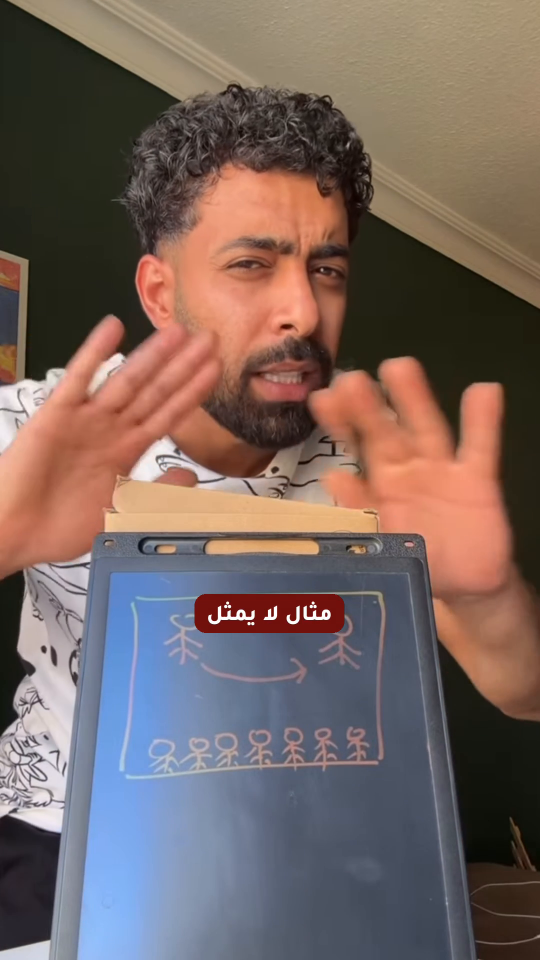
#> input picture cap_01_t7.96s.png, 1080 x 1920 px (shown at 1/2 size)
$ python -i make_backgrounds.py   (imports and definitions only)
#> lines starting #> are read from the running program, lines starting #| are printed output that depends on the picture
"""خلفيات مرسومة بـPIL — تحكّم كامل وتحقّق بصري بكل خطوة. ملف مؤقت."""
import math, random, sys
from pathlib import Path
from PIL import Image, ImageDraw, ImageFilter

W, H = 1620, 2880                     # عمودي 9:16، أكبر ١.٥× من الهدف لغرفة الزحف
A = Path(sys.argv[1])

def grad(top, bot, cx=0.5, cy=0.35, glow=None):
    """تدرّج رأسي + هالة ناعمة. الألوان بالضبط اللي بدي إياها."""
#> called with top = (11, 26, 58), bot = (2, 5, 14), cx = 0.5, cy = 0.35, glow = (24, 52, 104)
    im = Image.new("RGB", (W, H))
#> im: PIL image 1620x2880 RGB; every value is 0
    d = ImageDraw.Draw(im)
    for y in range(H):
        t = y / (H - 1)
        d.line([(0, y), (W, y)],
               fill=tuple(round(top[i] + (bot[i]-top[i]) * t) for i in range(3)))
    if glow:
        g = Image.new("L", (W, H), 0)
#> g: PIL image 1620x2880 L; every value is 0
        gd = ImageDraw.Draw(g)
        r = int(W * 0.42)
        gd.ellipse([cx*W-r, cy*H-r*0.8, cx*W+r, cy*H+r*0.8], fill=170)
        g = g.filter(ImageFilter.GaussianBlur(int(W*0.13)))
        im = Image.composite(Image.new("RGB", (W, H), glow), im, g)
    return im

def bokeh(im, colour, n=64, seed=7, lo=18, hi=190, alpha=(12, 46)):
    """نقاط ضوء ناعمة بأحجام وشفافيات مختلفة."""
    rnd = random.Random(seed)
    layer = Image.new("RGBA", (W, H), (0, 0, 0, 0))
    d = ImageDraw.Draw(layer)
    for _ in range(n):
        r = rnd.randint(lo, hi)
        x, y = rnd.randint(-r, W+r), rnd.randint(-r, H+r)
        a = rnd.randint(*alpha)
        d.ellipse([x-r, y-r, x+r, y+r], fill=colour + (a,))
    layer = layer.filter(ImageFilter.GaussianBlur(9))
    out = im.convert("RGBA")
    out.alpha_composite(layer)
    return out.convert("RGB")

def vignette(im, strength=0.72):
    m = Image.new("L", (W, H), 0)
    ImageDraw.Draw(m).ellipse(
        [-W*0.18, -H*0.30, W*1.18, H*1.30], fill=255)
    m = m.filter(ImageFilter.GaussianBlur(int(W*0.09)))
    dark = Image.new("RGB", (W, H), (0, 0, 0))
    return Image.blend(dark, im, 1.0).point(lambda v: v) if False else \
        Image.composite(im, Image.blend(im, dark, strength), m)

SPECS = {
 "night_bokeh":  (grad((11, 26, 58), (2, 5, 14), glow=(24, 52, 104)),
                  (150, 195, 255), 11),
 "gold_dust":    (grad((58, 38, 10), (10, 7, 3), cx=0.62, cy=0.28,
                       glow=(120, 80, 22)), (255, 214, 140), 29),
 "ember_dark":   (grad((30, 12, 10), (6, 4, 5), cx=0.38, cy=0.42,
                       glow=(78, 26, 18)), (255, 150, 96), 47),
 "mist_mono":    (grad((44, 48, 54), (10, 11, 13), cx=0.5, cy=0.55,
                       glow=(88, 94, 104)), (220, 228, 240), 61),
 "deep_teal":    (grad((8, 40, 46), (2, 8, 11), cx=0.30, cy=0.30,
                       glow=(16, 78, 88)), (140, 235, 236), 83),
}
#> call 3 of grad, with top = (30, 12, 10), bot = (6, 4, 5), cx = 0.38, cy = 0.42, glow = (78, 26, 18)
#> in grad (call 3), `g = g.filter(ImageFilter.GaussianBlur(int(W*0.13)))`:
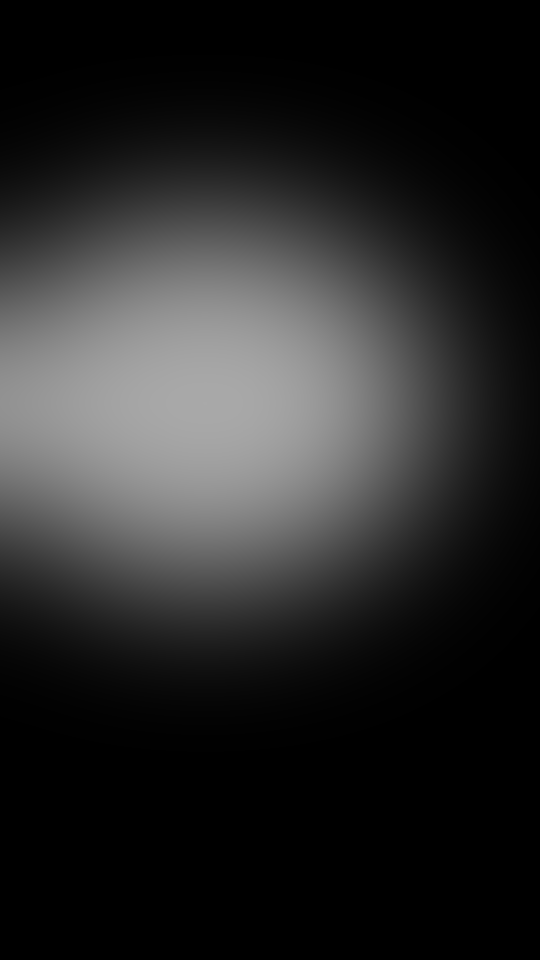
#> g: PIL image 1620x2880 L (shown at 1/3 size); min 0, max 169, mean 41
#> in grad (call 3), `im = Image.composite(Image.new("RGB", (W, H), glow), im, g)`:
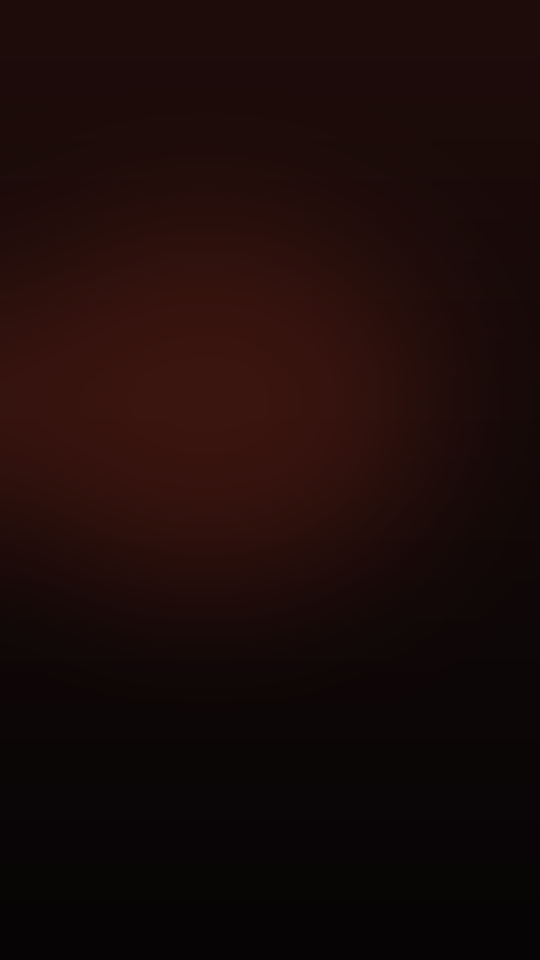
#> im: PIL image 1620x2880 RGB (shown at 1/3 size); mean R, G, B 27.3, 10.8, 9.1
#> call 4 of grad, with top = (44, 48, 54), bot = (10, 11, 13), cx = 0.5, cy = 0.55, glow = (88, 94, 104)
#> in grad (call 4), `g = g.filter(ImageFilter.GaussianBlur(int(W*0.13)))`:
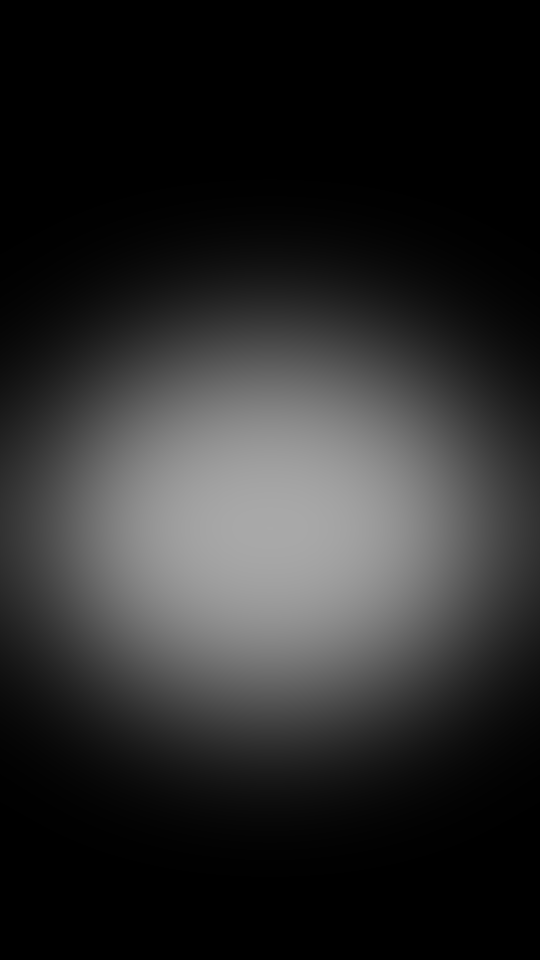
#> g: PIL image 1620x2880 L (shown at 1/3 size); min 0, max 169, mean 41.5
#> in grad (call 4), `im = Image.composite(Image.new("RGB", (W, H), glow), im, g)`:
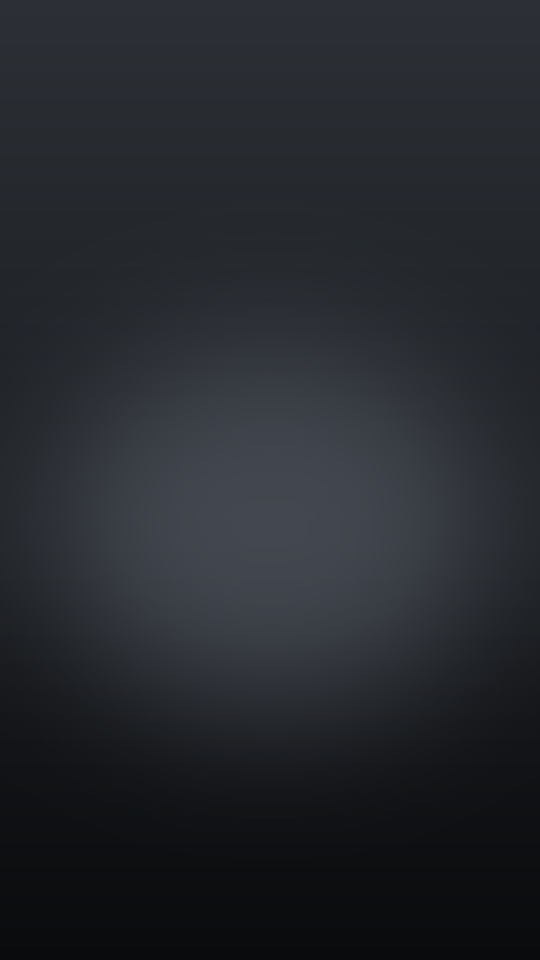
#> im: PIL image 1620x2880 RGB (shown at 1/3 size); mean R, G, B 37.2, 40.3, 45.3
#> in grad (call 5), `g = g.filter(ImageFilter.GaussianBlur(int(W*0.13)))`:
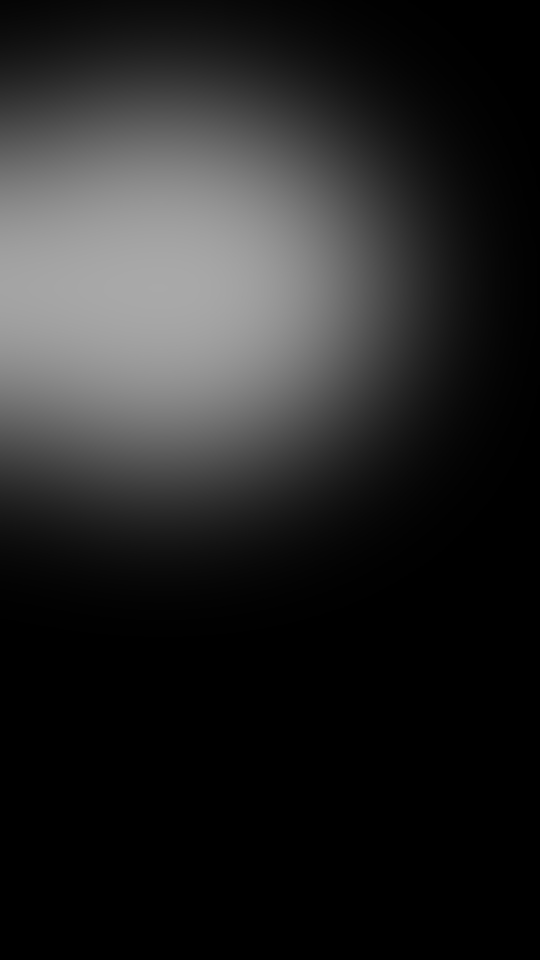
#> g: PIL image 1620x2880 L (shown at 1/3 size); min 0, max 169, mean 38.3
#> in grad (call 5), `im = Image.composite(Image.new("RGB", (W, H), glow), im, g)`:
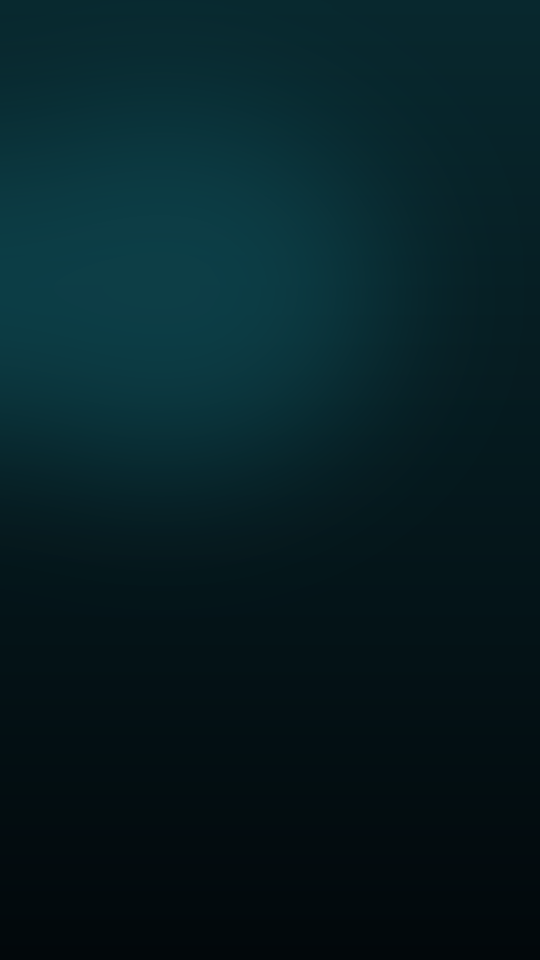
#> im: PIL image 1620x2880 RGB (shown at 1/3 size); mean R, G, B 6.5, 31.1, 36.4
# [4 lines not run here, left out]

>>> import cv2
>>> picture = cv2.imread('../cap_01_t7.96s.png', cv2.IMREAD_GRAYSCALE)
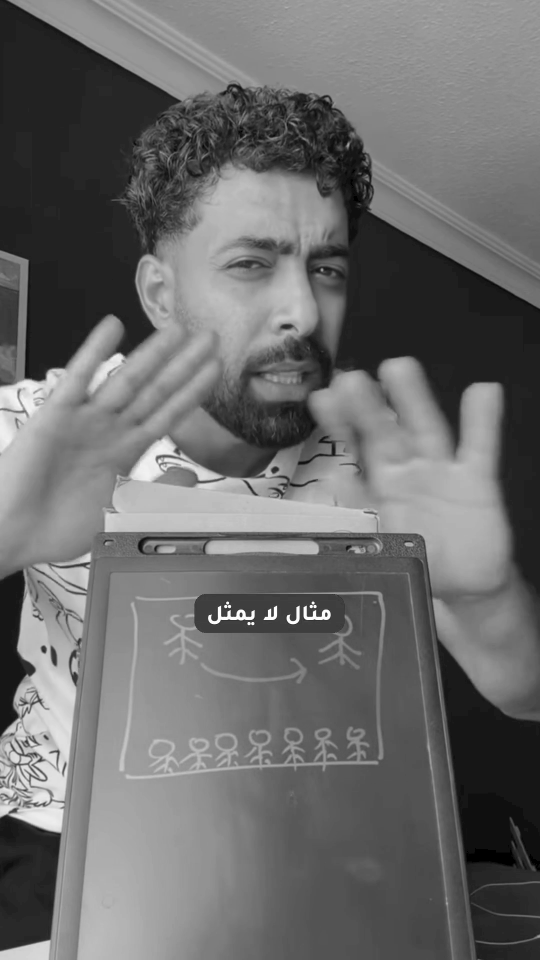
#> picture: shape (1920, 1080) (shown at 1/2 size); min 0, max 255, mean 107.8
>>> result = vignette(picture)
#> in vignette, `ImageDraw.Draw(m).ellipse( [-W*0.18, -H*0.30, W*1.18, H*1.30], fill=255)`: m: PIL image 1620x2880 L; every value is 255
#> (the run stopped early here; a loop or call above may not have finished)

$ run again, on cap_02_t15.93s.png
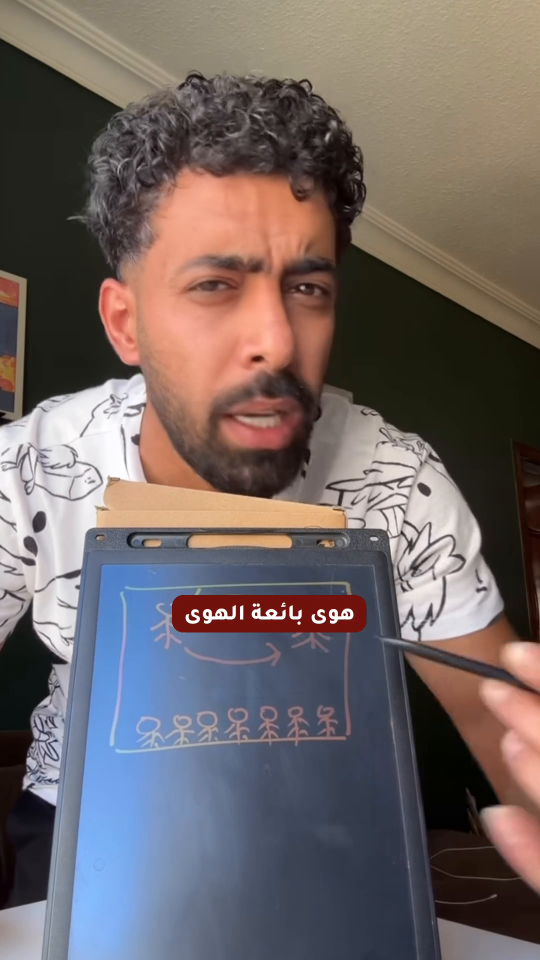
#> input picture cap_02_t15.93s.png, 1080 x 1920 px (shown at 1/2 size)
#> `picture = cv2.imread('../cap_01_t7.96s.png', cv2.IMREAD_GRAYSCALE)`:
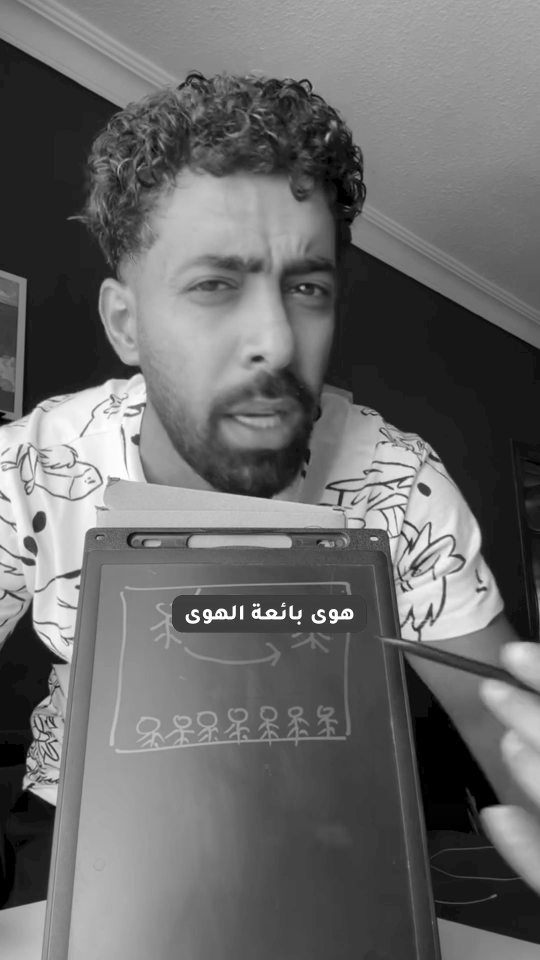
#> picture: shape (1920, 1080) (shown at 1/2 size); min 0, max 255, mean 106.5
#> m: PIL image 1620x2880 L; every value is 255

$ run again, on cap_03_t23.89s.png
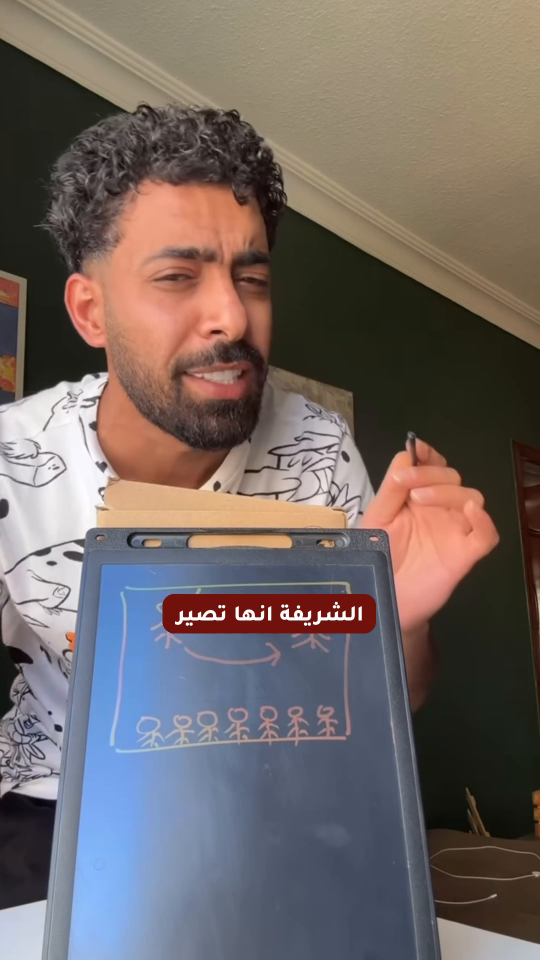
#> input picture cap_03_t23.89s.png, 1080 x 1920 px (shown at 1/2 size)
#> `picture = cv2.imread('../cap_01_t7.96s.png', cv2.IMREAD_GRAYSCALE)`:
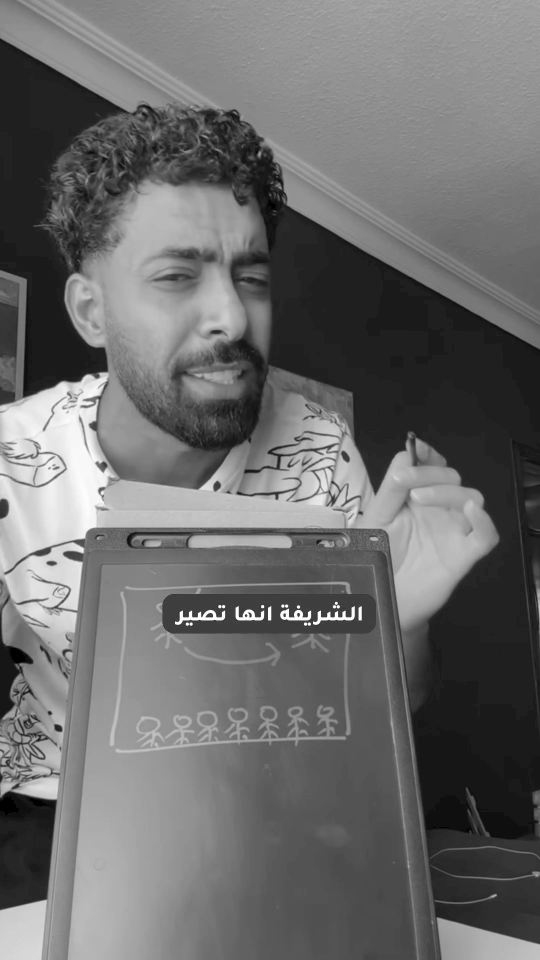
#> picture: shape (1920, 1080) (shown at 1/2 size); min 0, max 255, mean 107.8
#> m: PIL image 1620x2880 L; every value is 255

$ run again, on cap_04_t31.85s.png
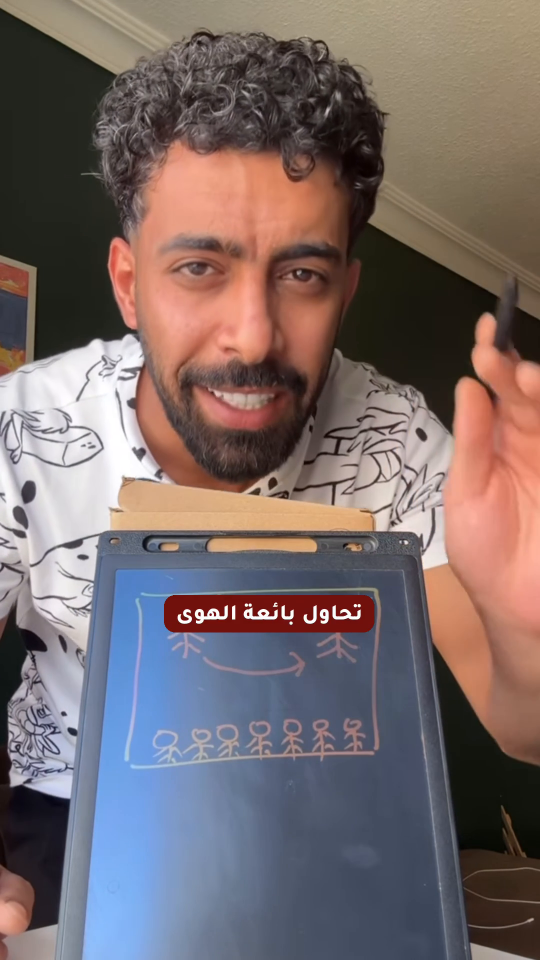
#> input picture cap_04_t31.85s.png, 1080 x 1920 px (shown at 1/2 size)
#> `picture = cv2.imread('../cap_01_t7.96s.png', cv2.IMREAD_GRAYSCALE)`:
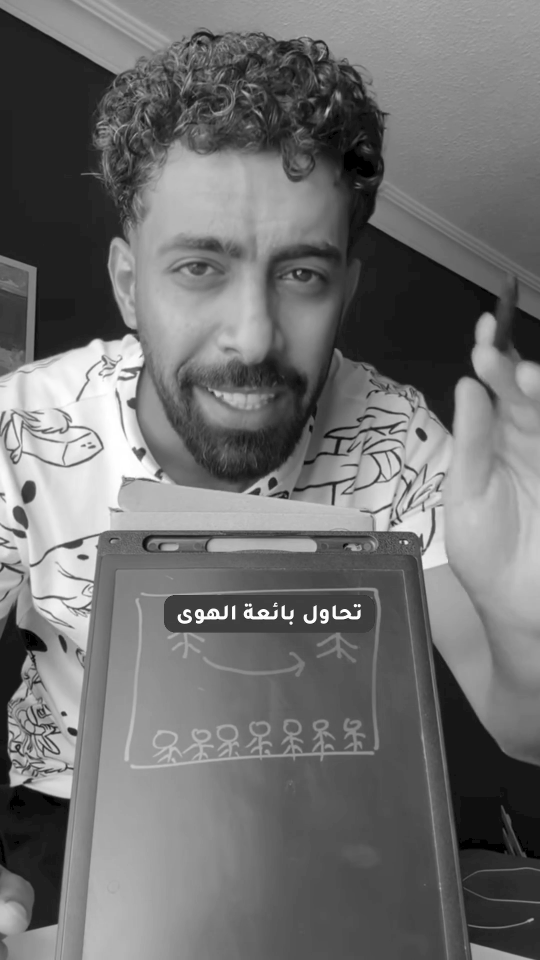
#> picture: shape (1920, 1080) (shown at 1/2 size); min 0, max 255, mean 112
#> m: PIL image 1620x2880 L; every value is 255
